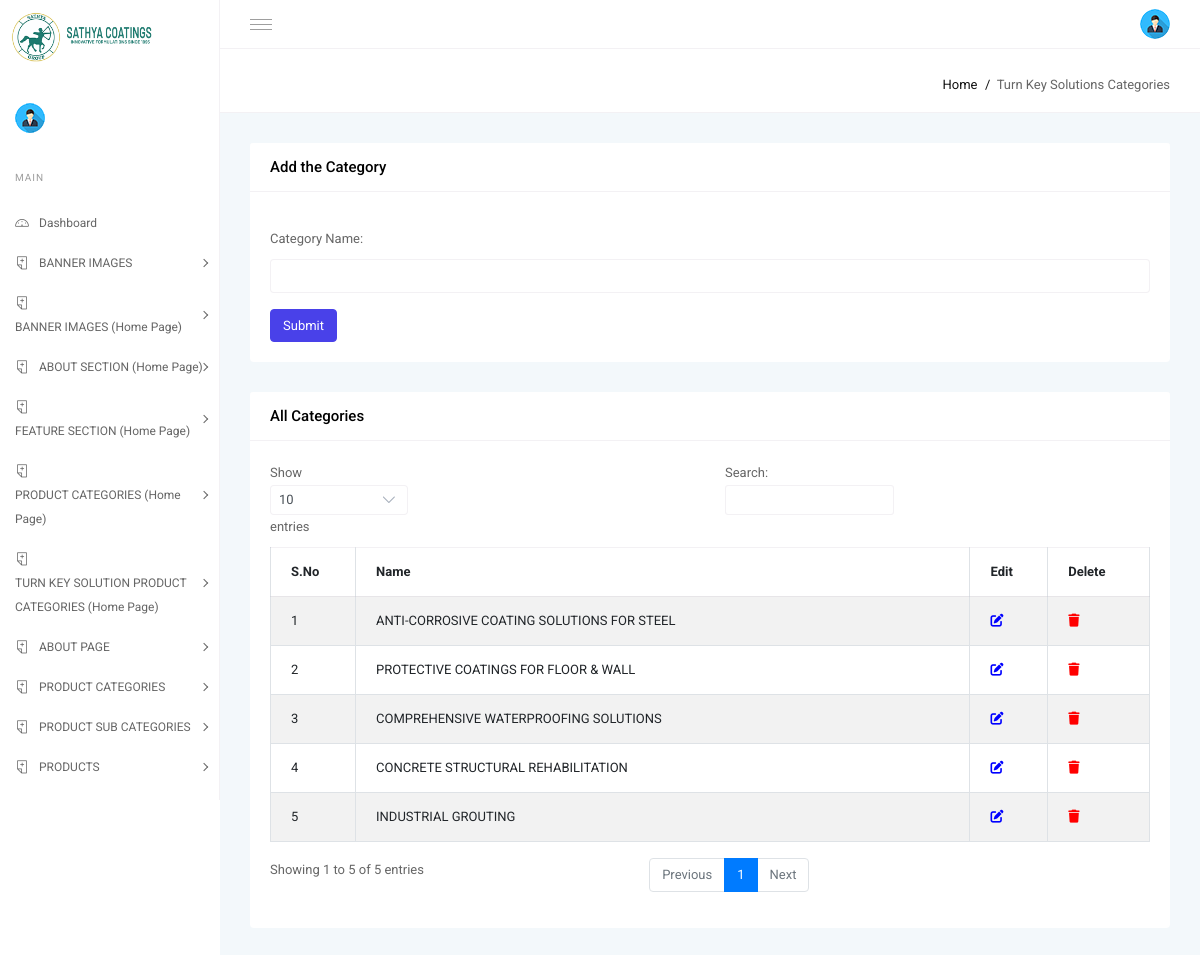
The page /sathyadb/turncategory.php (signed in) on the database its author committed.
### tables this page shows
CREATE TABLE `turncategory` (
  `id` int(10) NOT NULL,
  `cat_name` varchar(100) NOT NULL
);

### sathyadb/turncategory.php (the view, shortened to what this page needs)
<?php include("header.php"); ?>
<?php
include("config.php");
?>
<div class="page-title-area">
    <div class="row align-items-center">
        <div class="col-sm-12 col-lg-12 col-md-12 col-12">
            <div class="breadcrumbs-area clearfix">
                <ul class="breadcrumbs float-right">
                    <li><a href="index.php">Home</a></li>
                    <li><span>Turn Key Solutions Categories</span></li>
                </ul>
            </div>
        </div>
    </div>
</div>
<div class="body-content">
    <div class="row">
        <div class="col-md-12">
            <div class="card no-border m-b-30">
                <div class="card-header">
                    <h3 class="card-title">Add the Category</h3>
                </div>
                <div class="card-body m-t-15">
                    <form action="" method="POST" class="needs-validation" novalidate>
                        <div class="mb-3">
                            <label for="name" class="form-label">Category Name:</label>
                            <input type="text" name="catName" class="form-control"
                                value="<?php echo isset($catName) ? $catName : ''; ?>" autocomplete="off" required>
                        </div>
                        <button type="submit" name="submit" class="btn btn-primary">Submit</button>
                    </form>
                </div>
            </div>
            <div class="row">
                <div class="col-md-12">
                    <div class="card m-b-30">
                        <div class="card-header bg-white">
                            <h3 class="card-title">All Categories</h3>
                        </div>
                        <div class="card-body">
                            <div class="table-responsive">
                                <table id="example" class="table table-striped table-bordered" style="width:100%">
                                    <thead>
                                        <tr>
                                            <th>S.No</th>
                                            <th>Name</th>
                                            <th>Edit</th>
                                            <th>Delete</th>
                                        </tr>
                                    </thead>
                                    <tbody>
                                        <?php
                                            $result = $conn->query("SELECT * FROM turncategory");
                                            $i=0;
                                            while ($row = $result->fetch_assoc()) {
                                            $i++;
                                            echo "<tr>";
                                            echo "<td>$i</td>";
                                            echo "<td>{$row['cat_name']}</td>";
                                            echo "<td><a href='?id={$row['id']}'><i class='fa fa-edit' style='color:blue'></i> </a></td>";
                                            echo "<td><a href='?id={$row['id']}&action=delete'><i class='fa fa-trash' style='color:red'></i></a></td>";
                                            echo "</tr>";
                                            }
                                            ?>
                                    </tbody>
                                </table>
                            </div>
                        </div>
                    </div>
                </div>
            </div>
        </div>
    </div>
</div>
</body>
</html>

### rows shown on the page
turncategory: cat_name "ANTI-CORROSIVE COATING SOLUTIONS FOR STEEL"
turncategory: cat_name "PROTECTIVE COATINGS FOR FLOOR & WALL"
turncategory: cat_name "COMPREHENSIVE WATERPROOFING SOLUTIONS"
turncategory: cat_name "CONCRETE STRUCTURAL REHABILITATION"
turncategory: cat_name "INDUSTRIAL GROUTING"
